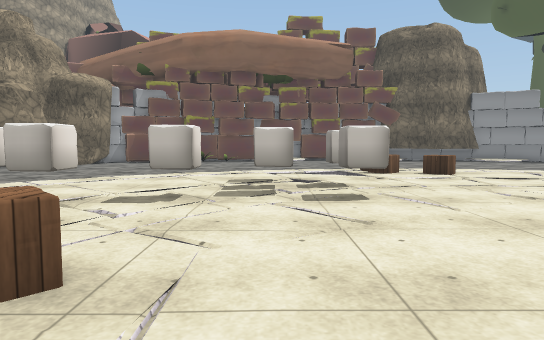
View 1 (above)

24 first-person views from a walk through a Unity game level. The camera is 1.2 m above the floor, tilts 4° down and sees 75° across. The floor is counted in squares, 2 m on a side. Each view is taken from the middle of a square. On the plan, view 1 faces up. The plan holds only what a view shows up to about 10 squares ahead; the rest is blank. The place goes on beyond the plan. The player is left out. Some animated figures are left out. Some surface patterns are stand-ins.

View 2
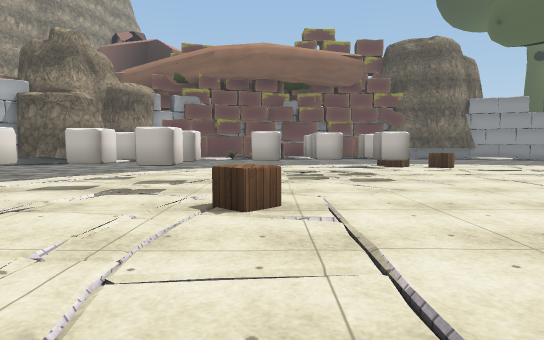

View 3
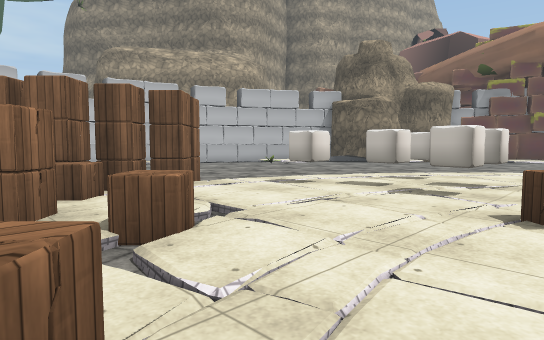

View 4
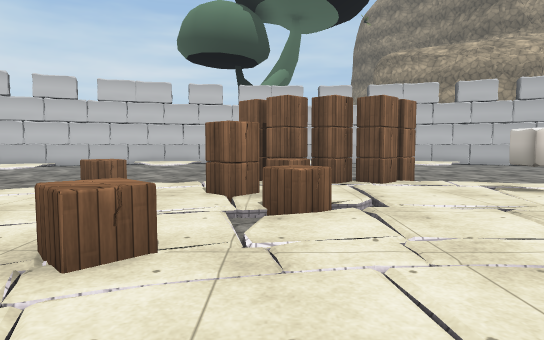

View 5
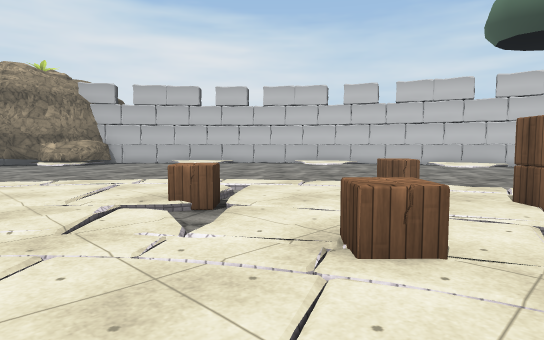

View 6
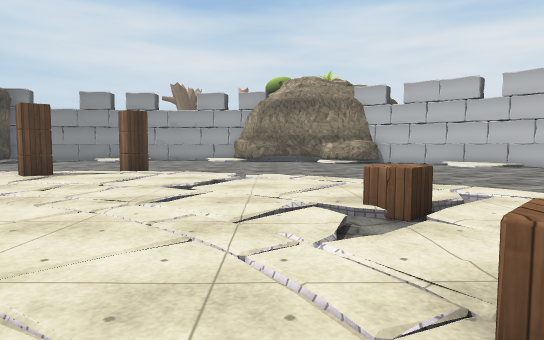

View 7
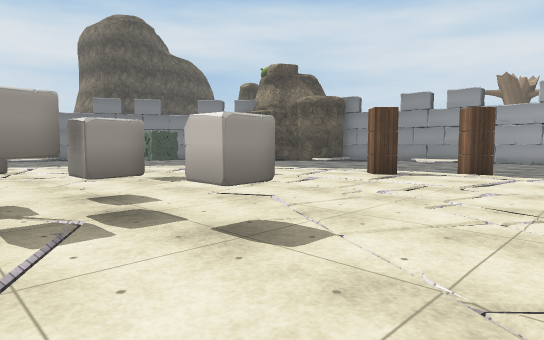

View 8
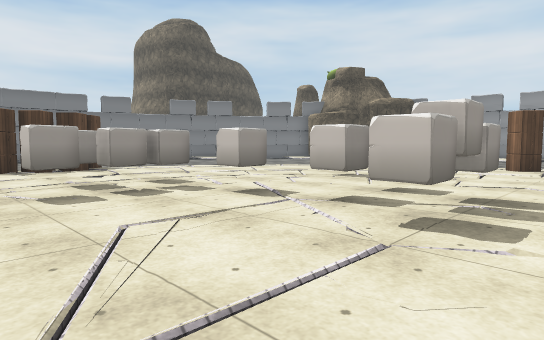

View 9
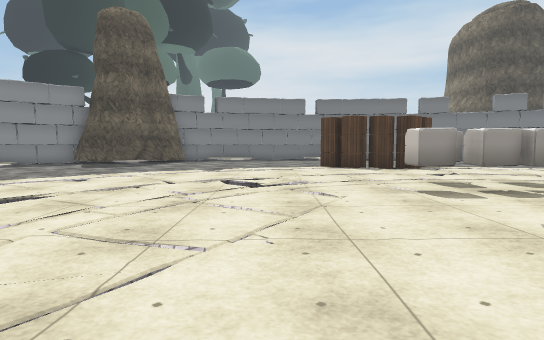

View 10
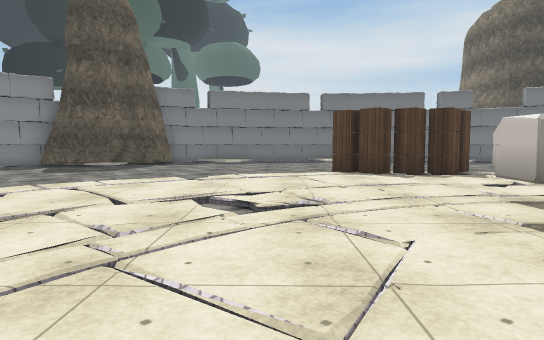

View 11
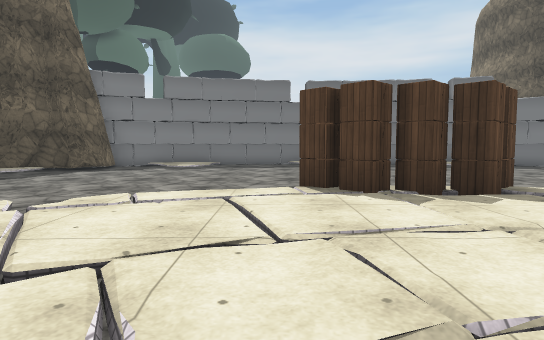

View 12
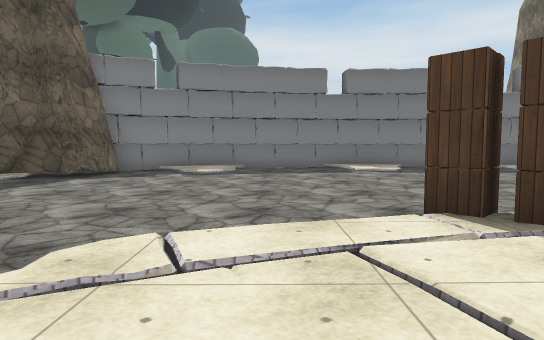

View 13
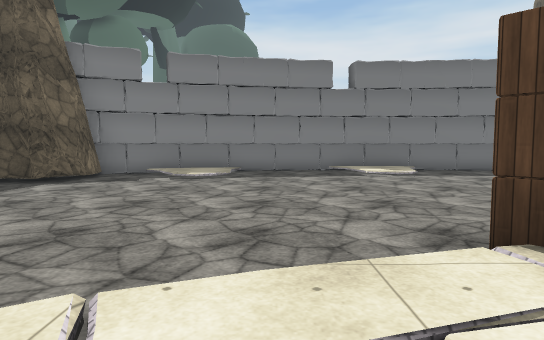

View 14
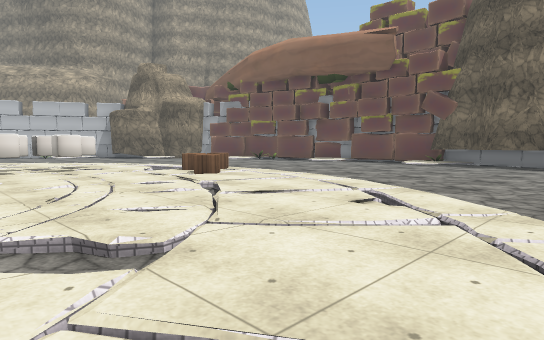

View 15
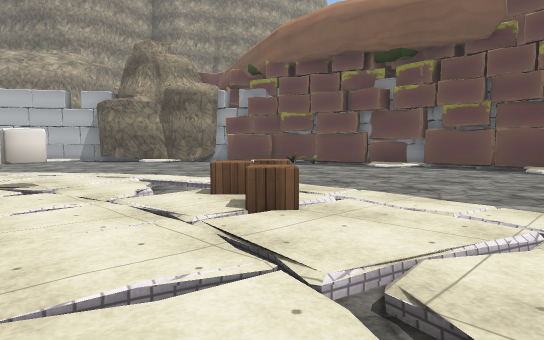

View 16
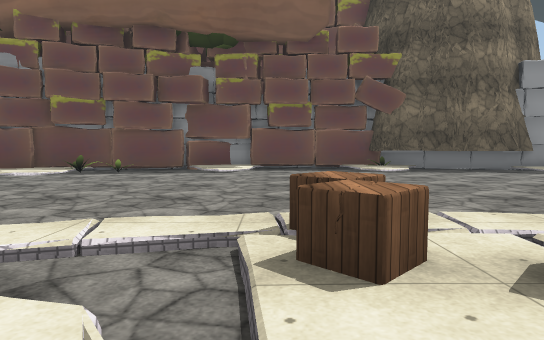

View 17
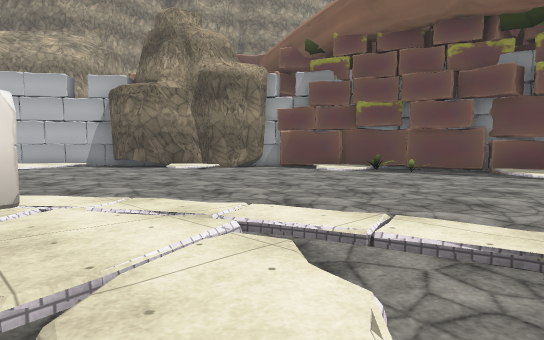

View 18
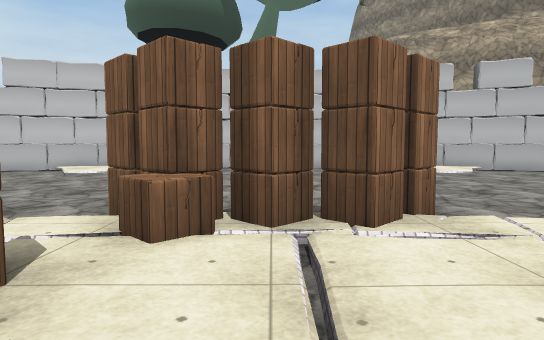

View 19
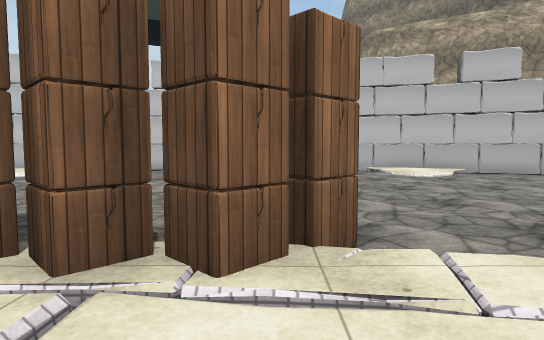

View 20
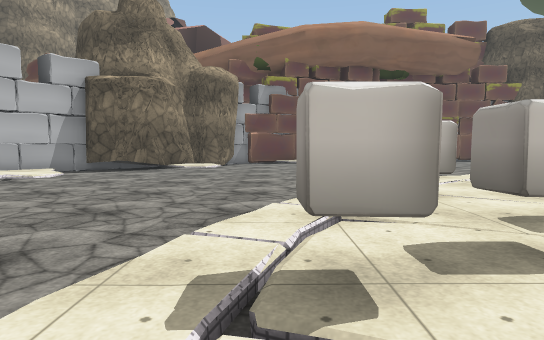

View 21
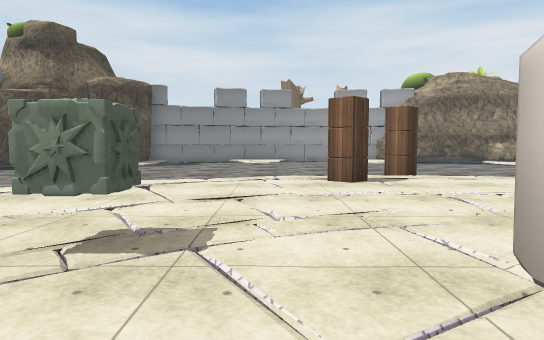

View 22
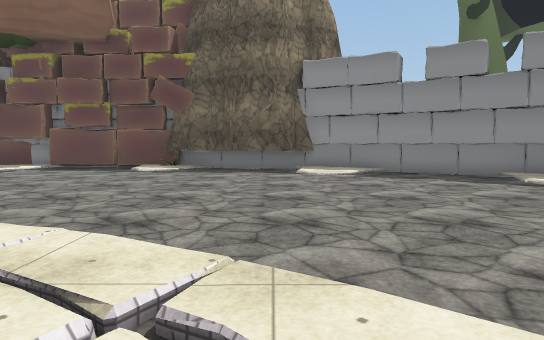

View 23
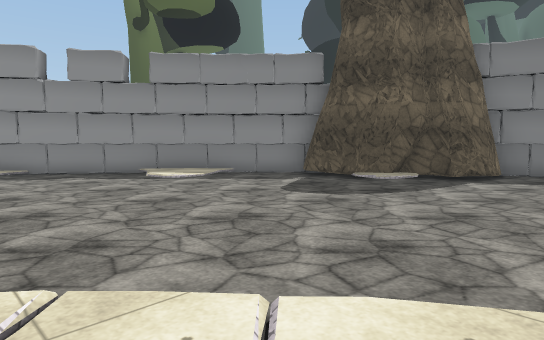

View 24
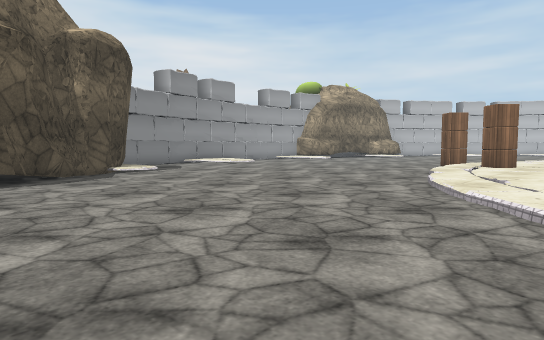

### Floor plan
Key: @ floor where view 1 was taken; # wall or solid block; . main floor; : floor 0.25 m higher than the main floor; / step, stairs or slope; P plant; O other object.
Columns run from 14 left of view 1 to 20 right of it. Each row starts with its distance up from view 1.
 17              ###  #
 16           ####/:../ ######
 15          ##PO.//.../.../:###
 14           //...........//..##
 13          ................../##
 12         ...................:/##
 11    ####/.................../..#
 10   ##..........................#
  9   #:/.........//OO///.........##
  8    //.......///.OOO////......./#
  7  #.........//:::/:O/:///.......###
  6  #........//:/OO/::///://........#
  5 ##/....../OO:/OO///////://......:#
  4 #::/.....//O/OOO:////://:/....../##
  3 #......./OOO//:::/:/:///://.......#
  2     ..../O///O:::/::://////.......#
  1     ....O:://O::///::O/::/O.....//#
  0      ...O:///:@::/:::OO:::O...../:#
 -1   ......OOOO/::::OO:OO ://O.......#
 -2 #..  .../OO:O//:OOO::://://.......#
 -3    ...../O:::/::O:O:://////...  ..#
 -4   //.....O::O:::::::O///:/  ..
 -5  #//.....///O::::::::/::
 -6  #........///:::::::::///...
 -7  #. .......//::::::::///....
 -8     /. .....////:OO////.....
 -9        .......//O://........
-10       ......................
-11       ... .................
-12            ...... .........
-13                     ......#
-14                      ../###
-15                       ./
-16                        #

Where each view was taken, in squares from view 1:
view 1: 0 up, 0 right, facing up
view 2: 2 down, 1 left, facing up
view 3: 2 down, 1 left, facing up-left
view 4: 1 down, 0 right, facing left
view 5: 1 down, 0 right, facing down-left
view 6: 1 down, 1 left, facing down
view 7: 1 down, 0 right, facing down-right
view 8: 2 up, 2 right, facing down-right
view 9: 3 up, 2 right, facing right
view 10: 3 up, 4 right, facing right
view 11: 2 up, 7 right, facing right
view 12: 3 up, 9 right, facing right
view 13: 3 up, 10 right, facing right
view 14: 3 up, 10 right, facing up-left
view 15: 5 up, 6 right, facing up-left
view 16: 6 up, 2 right, facing up
view 17: 6 up, 2 right, facing up-left
view 18: 0 up, 3 left, facing left
view 19: 1 up, 4 left, facing left
view 20: 1 up, 5 left, facing up
view 21: 2 down, 5 right, facing down
view 22: 6 up, 8 right, facing up
view 23: 5 up, 9 right, facing up-right
view 24: 6 down, 13 right, facing down-left
